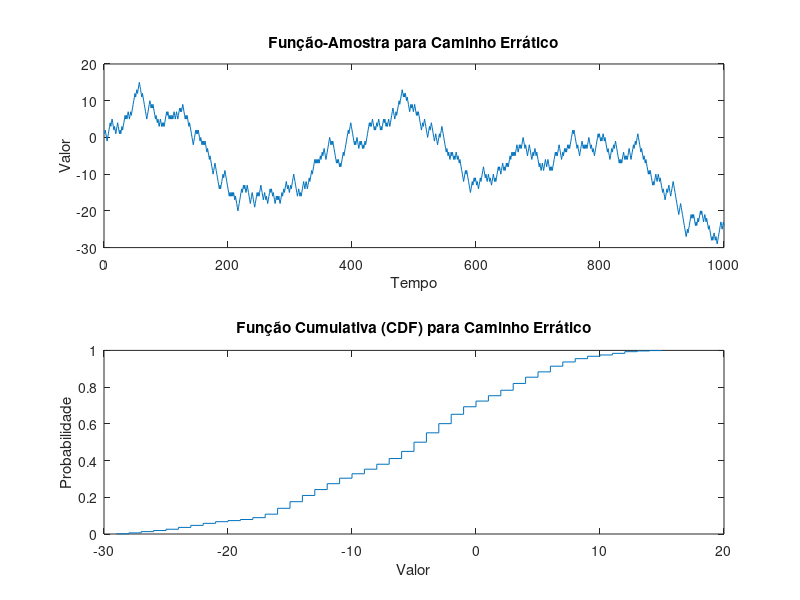
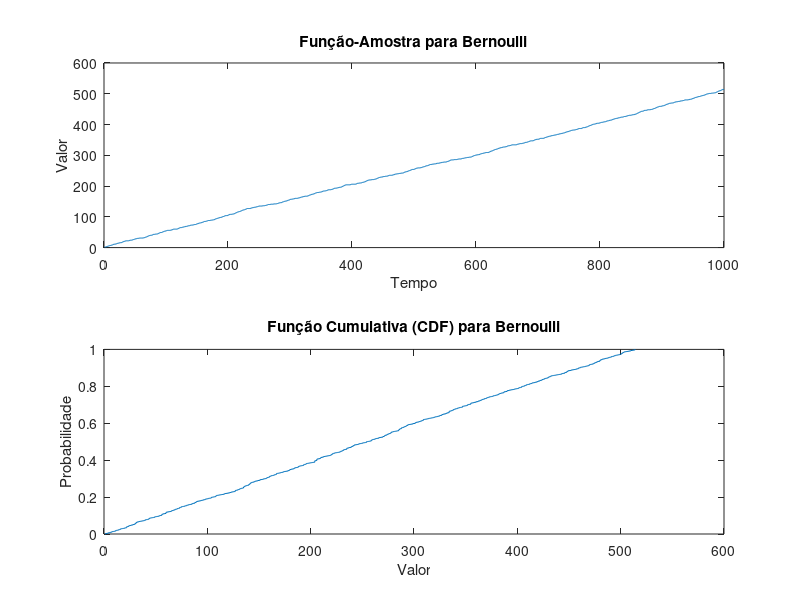
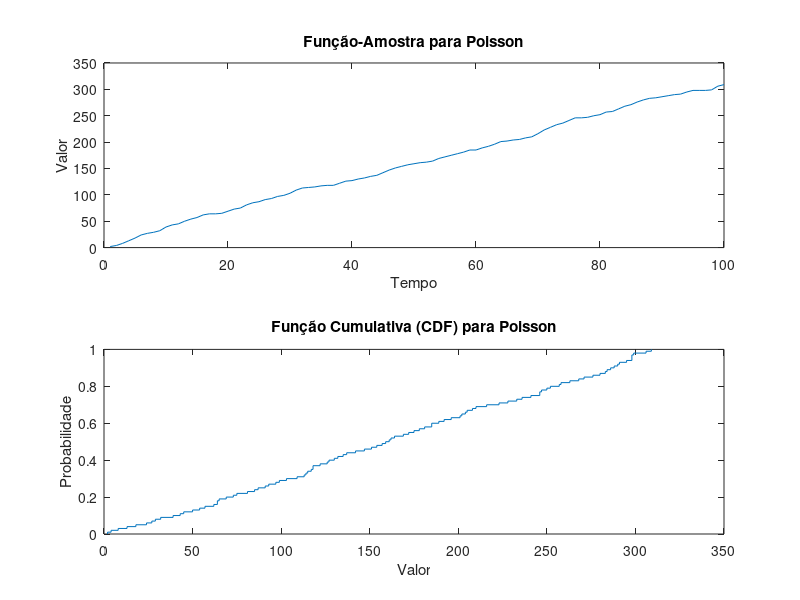

Recreate these plots in MATLAB, in order.
%% Caminho-Erratico
% Parâmetros
N = 1000; % Número de amostras
p = 0.5; % Probabilidade de movimento para cima

% Gerar amostras do processo aleatório
D = 2 * (rand(1, N) < p) - 1;

% Calcular a soma acumulada
S = cumsum(D);

% Plotar função-amostra
figure;
subplot(2, 1, 1);
plot(S);
title('Função-Amostra para Caminho Errático');
xlabel('Tempo');
ylabel('Valor');

% Plotar função cumulativa
subplot(2, 1, 2);
ecdf(S);
title('Função Cumulativa (CDF) para Caminho Errático');
xlabel('Valor');
ylabel('Probabilidade');

%% Bernoulli

% Parâmetros
N = 1000; % Número de amostras
p = 0.5; % Probabilidade de sucesso

% Gerar amostras do processo aleatório
D = rand(1, N) < p;

% Calcular a soma acumulada
S = cumsum(D);

% Plotar função-amostra
figure;
subplot(2, 1, 1);
plot(S);
title('Função-Amostra para Bernoulli');
xlabel('Tempo');
ylabel('Valor');

% Plotar função cumulativa
subplot(2, 1, 2);
ecdf(S);
title('Função Cumulativa (CDF) para Bernoulli');
xlabel('Valor');
ylabel('Probabilidade');

%% Poisson

% Parâmetros
N = 100; % Número de amostras
lambda = 3.2; % Taxa de chegada

% Gerar amostras do processo aleatório
D = poissrnd(lambda, 1, N);

% Calcular a soma acumulada
S = cumsum(D);

% Plotar função-amostra
figure;
subplot(2, 1, 1);
plot(S);
title('Função-Amostra para Poisson');
xlabel('Tempo');
ylabel('Valor');

% Plotar função cumulativa
subplot(2, 1, 2);
ecdf(S);
title('Função Cumulativa (CDF) para Poisson');
xlabel('Valor');
ylabel('Probabilidade');